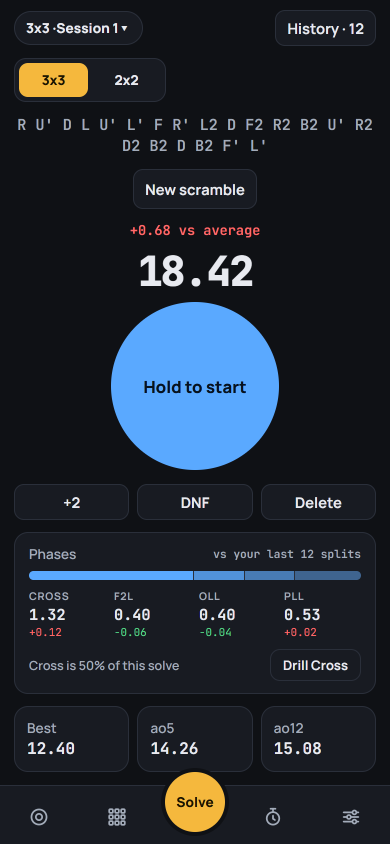
#> input picture docs/ux/mockups/frames/u1-before-390.png, 780 x 1688 px (shown at 1/2 size); its folder holds 5 pictures in this run
$ python compose.py
#> lines starting #> are read from the running program, lines starting #| are printed output that depends on the picture
"""Compose the Split 0.9.0 mockup sheets from the per-frame renders.

Each frame is frame.html?v=<variant>(&t=<text size>) rendered by Chrome at that device size and
2x DPR (see README.md). This script only arranges them: it never draws a control, so what you see
in a sheet is what the app's own CSS produced.

    python compose.py            # writes ../*.png
"""
import os
from PIL import Image, ImageDraw, ImageFont

HERE = os.path.dirname(os.path.abspath(__file__))
FRAMES = os.path.join(os.path.dirname(HERE), "frames")
OUT = os.path.dirname(HERE)

S = 2  # the frames are 2x renders; the sheet is laid out in the same pixels
BG = (7, 9, 12)
TX = (232, 234, 240)
MU = (143, 153, 168)
DIM = (125, 135, 152)
OK = (89, 217, 138)
NO = (255, 107, 107)

F = "C:/Windows/Fonts/"
def font(name, px):
    return ImageFont.truetype(os.path.join(F, name), px)

FT = font("segoeuib.ttf", 23 * S)
FH = font("segoeui.ttf", 13 * S)
FC = font("segoeuib.ttf", 12 * S)
FD = font("segoeui.ttf", 11 * S)
FM = font("consola.ttf", 11 * S)

PAD = 28 * S
GAP = 26 * S
CAP = 84 * S          # caption block height


def wrap(draw, text, fnt, maxw):
#> called with maxw = 1612
    words, lines, cur = text.split(" "), [], ""
    for w in words:
        t = (cur + " " + w).strip()
        if draw.textlength(t, font=fnt) <= maxw:
            cur = t
        else:
            if cur:
                lines.append(cur)
            cur = w
    if cur:
        lines.append(cur)
    return lines


def sheet(fn, title, sub, cols, cells, crop=None):
    """cells: list of dicts {img, w, h, cap, detail, tone}  (w/h in CSS px)"""
    cellw = max(c["w"] for c in cells) * S
    cellw = max(cellw, 300 * S)
    colw = cellw
    # measure the header
    probe = ImageDraw.Draw(Image.new("RGB", (10, 10)))
    body = wrap(probe, sub, FH, cols * colw + (cols - 1) * GAP)
    head = 23 * S + 6 * S + len(body) * 17 * S + 22 * S
    rows = (len(cells) + cols - 1) // cols
    rowhs = [max(c["h"] for c in cells[r * cols:(r + 1) * cols]) * S + CAP for r in range(rows)]
    W = PAD * 2 + cols * colw + (cols - 1) * GAP
    H = PAD * 2 + head + sum(rowhs) + (rows - 1) * GAP
    im = Image.new("RGB", (W, H), BG)
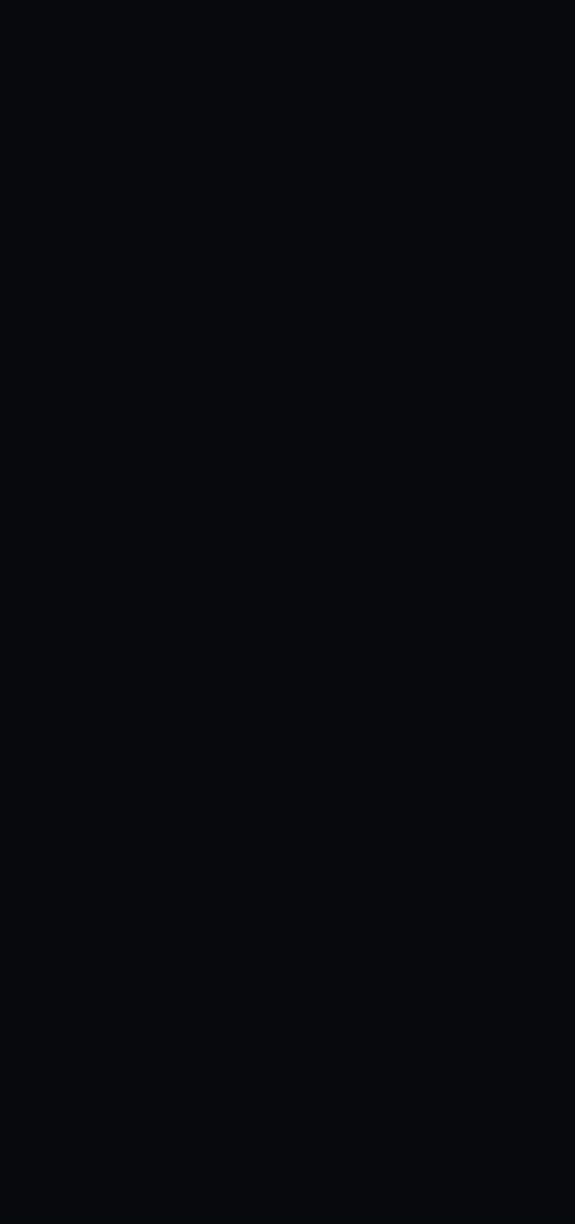
#> im: PIL image 1724x3672 RGB (shown at 1/3 size); mean R, G, B 7, 9, 12
    d = ImageDraw.Draw(im)
    y = PAD
    d.text((PAD, y), title, font=FT, fill=TX)
    y += 23 * S + 6 * S
    for line in body:
        d.text((PAD, y), line, font=FH, fill=MU)
        y += 17 * S
#> after the loop, y = 216
    y += 22 * S
#> y = 260
    for i, c in enumerate(cells):
        cx = PAD + (i % cols) * (colw + GAP)
        cy = y + sum(rowhs[:i // cols]) + (i // cols) * GAP
#> cy = 260
        src = Image.open(os.path.join(FRAMES, c["img"]))
#> src is the input picture: PIL image 780x1688 RGB; mean R, G, B 32.6, 39.5, 48.9
        if crop:
            src = src.crop((0, src.height - crop * S, src.width, src.height))
        src = src.resize((c["w"] * S, int(src.height * (c["w"] * S) / src.width)), Image.LANCZOS)
        im.paste(src, (cx, cy))
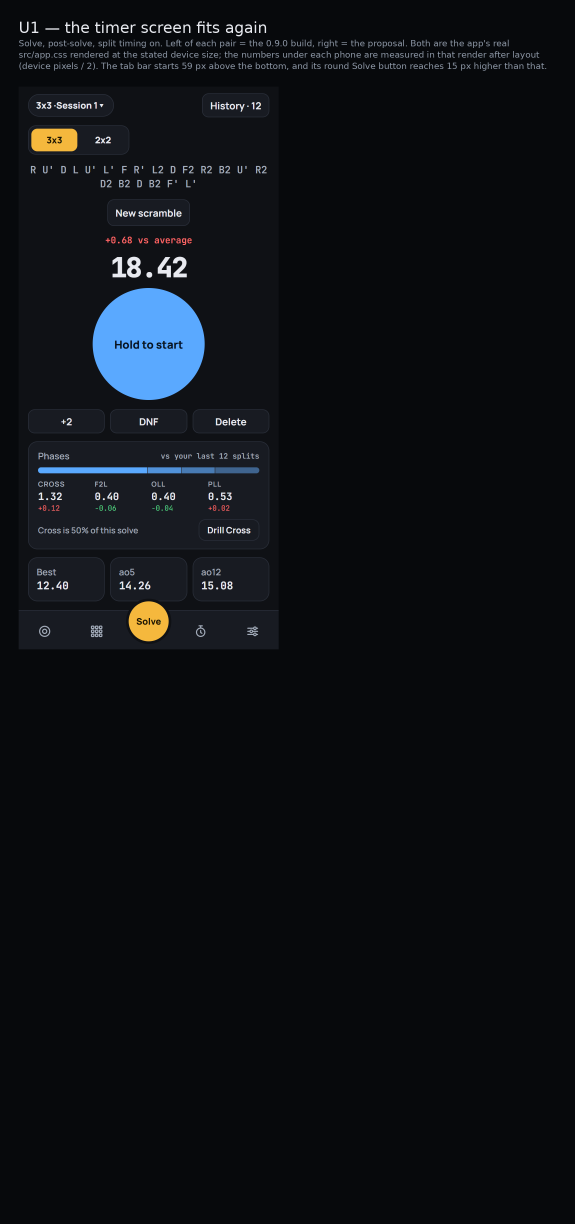
#> im: PIL image 1724x3672 RGB (shown at 1/3 size); mean R, G, B 13, 16.1, 20.4
        d.rectangle([cx, cy, cx + src.width - 1, cy + src.height - 1], outline=(42, 47, 58))
        ty = cy + src.height + 9 * S
#> ty = 1966
        d.text((cx, ty), c["cap"], font=FC, fill=TX)
        ty += 15 * S
#> ty = 1996
        for line in wrap(d, c["detail"], FD, colw):
            d.text((cx, ty), line, font=FD, fill=c.get("tone", DIM))
            ty += 15 * S
#> this loop made 2 passes
#> ty on pass 1: 2026
#> (line, ty) on pass 2: ('behind it', 2056)
#> after the loop, ty = 2056
#> pass 2 of the loop in sheet, `for i, c in enumerate(cells):`:
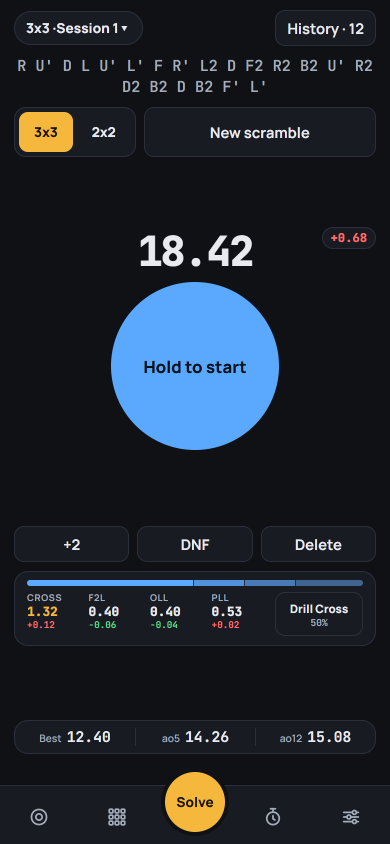
#> input picture docs/ux/mockups/frames/u1-after-390.png, 780 x 1688 px (shown at 1/2 size)
#> in sheet, src is the input picture: PIL image 780x1688 RGB; mean R, G, B 30.5, 37.3, 46.2
#> in sheet, `im.paste(src, (cx, cy))`:
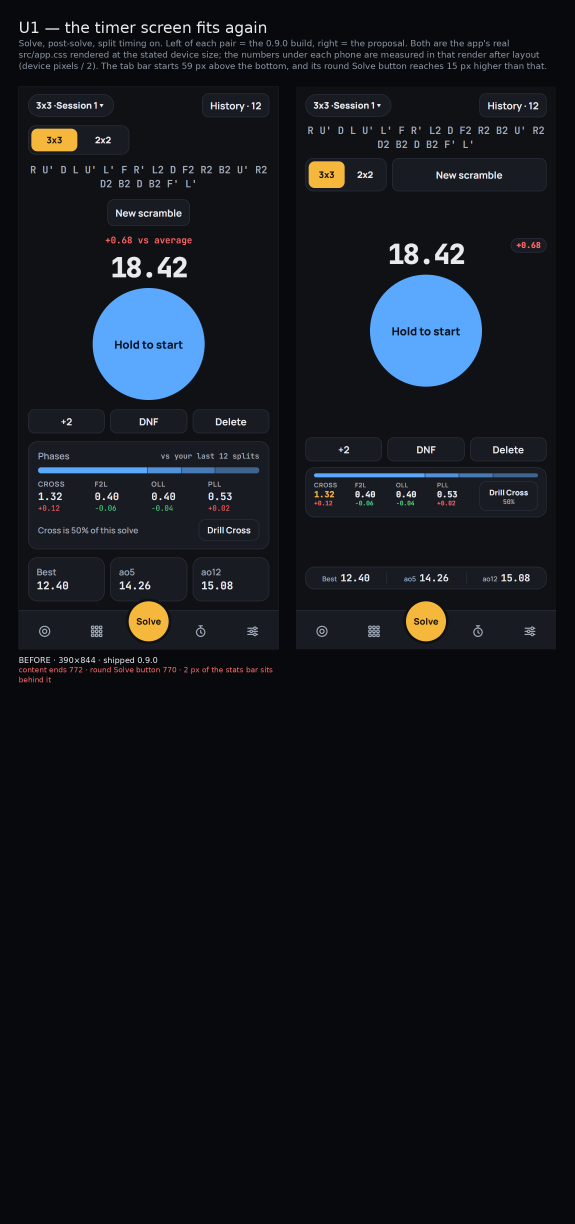
#> im: PIL image 1724x3672 RGB (shown at 1/3 size); mean R, G, B 18.1, 22.1, 27.7
#> in sheet, `ty = cy + src.height + 9 * S`: ty = 1966
#> in sheet, `ty += 15 * S`: ty = 1996
#> the loop in sheet, `for line in wrap(d, c["detail"], FD, colw):` made 1 pass
#> after the loop in sheet, `for line in wrap(d, c["detail"], FD, colw):`: ty = 2026
#> pass 3 of the loop in sheet, `for i, c in enumerate(cells):`:
#> cy = 2168
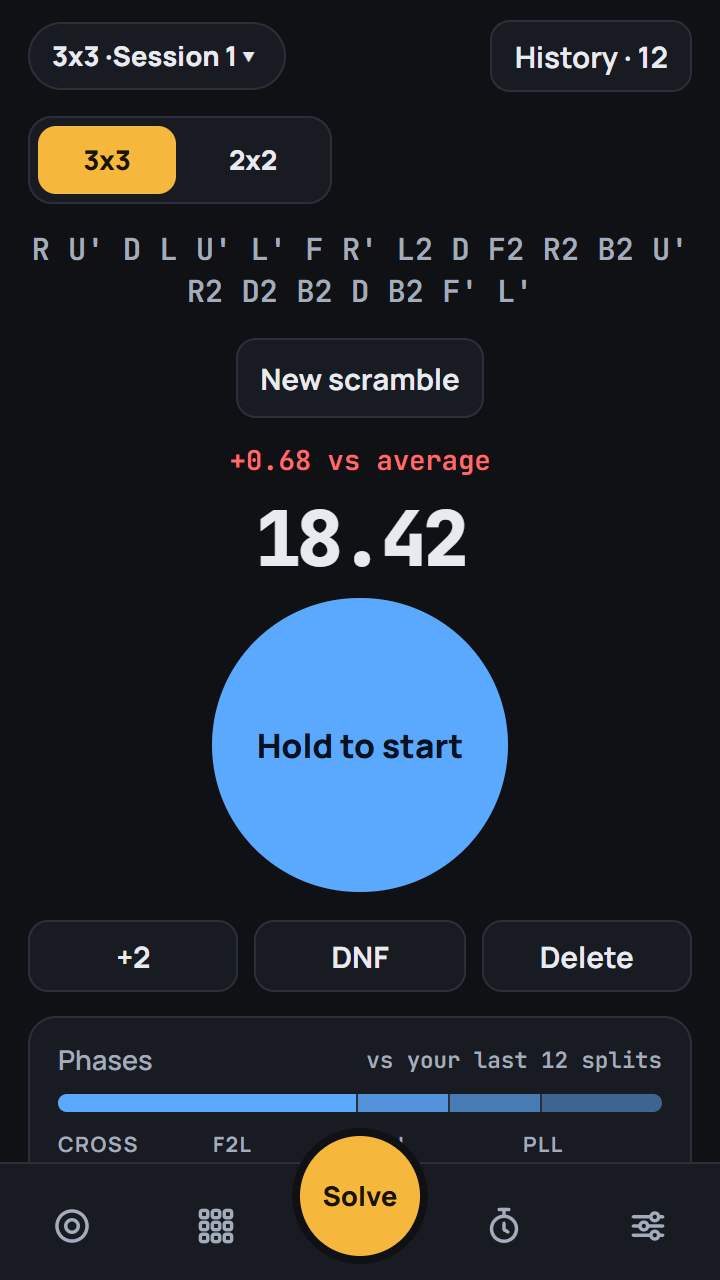
#> input picture docs/ux/mockups/frames/u1-before-360.png, 720 x 1280 px
#> in sheet, src is the input picture: PIL image 720x1280 RGB; mean R, G, B 33.7, 40.7, 49.8
#> in sheet, `im.paste(src, (cx, cy))`:
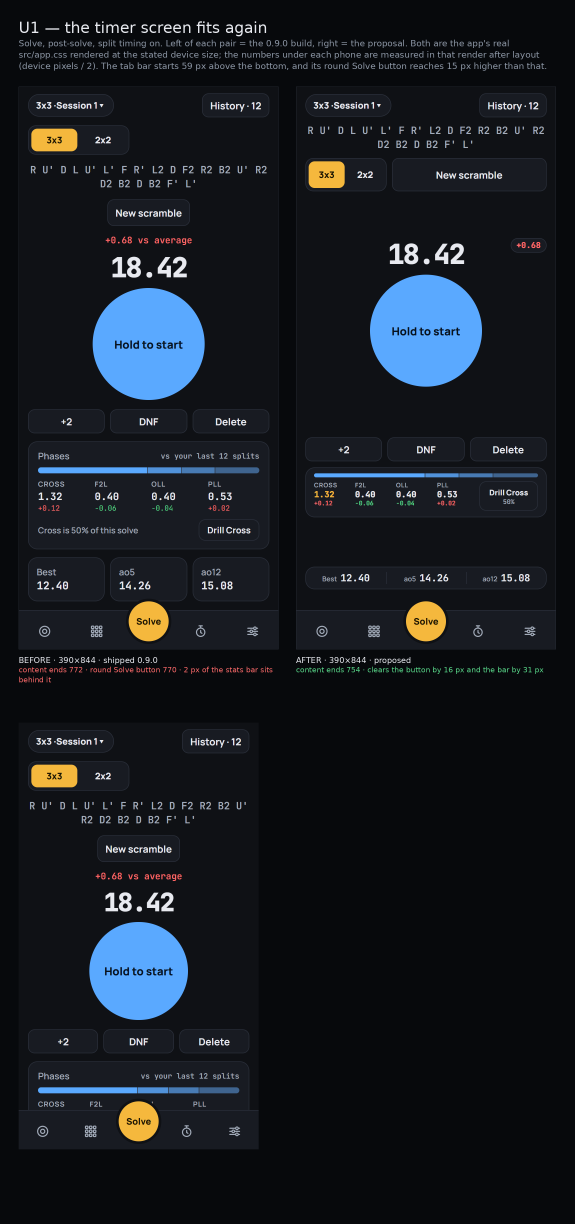
#> im: PIL image 1724x3672 RGB (shown at 1/3 size); mean R, G, B 22.1, 26.9, 33.4
#> in sheet, `ty = cy + src.height + 9 * S`: ty = 3466
#> in sheet, `ty += 15 * S`: ty = 3496
#> the loop in sheet, `for line in wrap(d, c["detail"], FD, colw):` made 2 passes
#> ty on pass 1: 3526
#> after the loop in sheet, `for line in wrap(d, c["detail"], FD, colw):`: ty = 3556
#> the loop made 4 passes; the first 3 are shown
    im.save(os.path.join(OUT, fn), optimize=True)
    print(fn, im.size)


def cell(img, w, cap, detail, tone=None):
    return {"img": img, "w": w, "h": 844 if w == 390 else 640, "cap": cap, "detail": detail,
            "tone": tone or DIM}


# 1 — U1 fit ------------------------------------------------------------------
#> (the run stopped early here; a loop or call above may not have finished)
